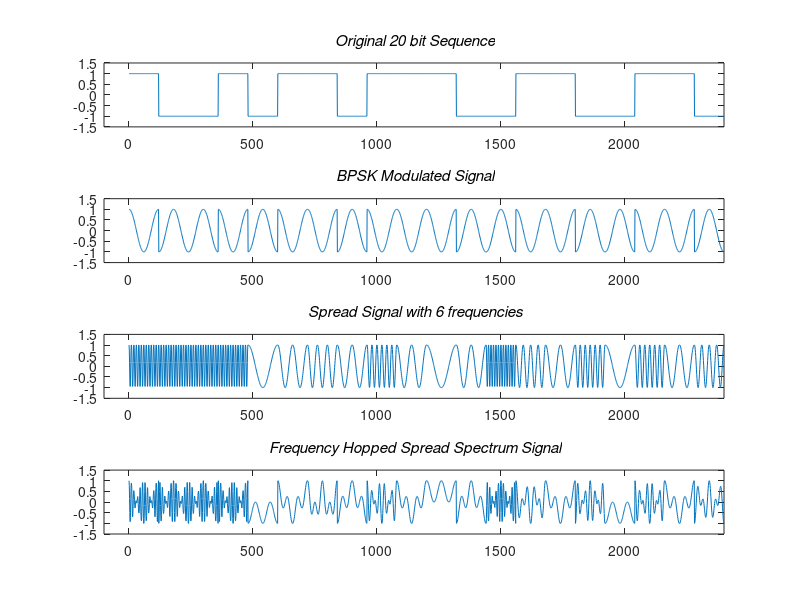
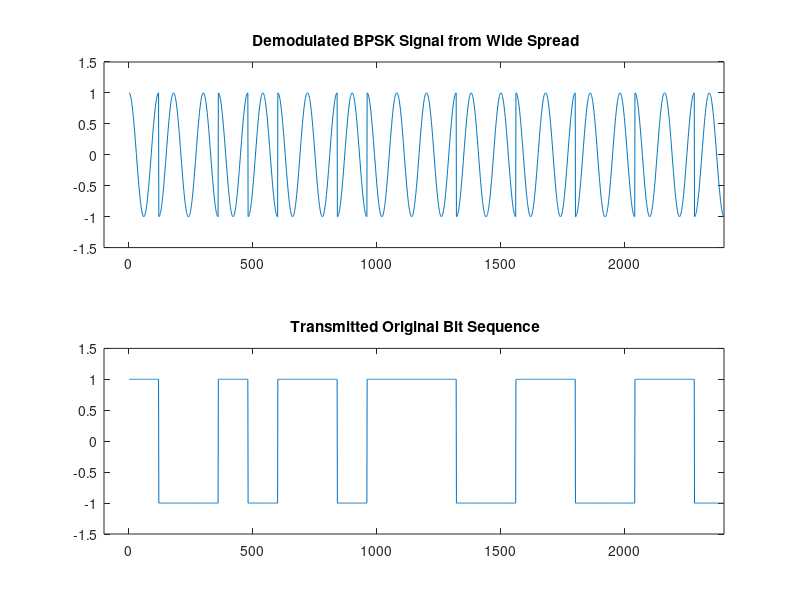

MATLAB code for these plots, in order:
clc; 
clear all; 
% Generation of Sample bits 
sequence=round(rand(1,20)); % Generating 20 bits 
input_signal=[]; % input signal declaration 
carrier_signal=[]; 
time=[0:2*pi/119:2*pi]; 
for k = 1 :20 
if sequence(1,k)==0 
 sig=-ones(1,120); % -1 value for binary input 0 
else 
 sig=ones(1,120); 
end 
c=cos(time); 
carrier_signal = [carrier_signal c]; 
input_signal = [input_signal sig]; 
end 
figure(1) 
subplot(4,1,1); 
plot(input_signal); % Plotting input signal 
axis([-100 2400 -1.5 1.5]); 
title('\bf\it Original 20 bit Sequence'); 
% BPSK Modulation of the signal 
bpsk_mod_signal=input_signal.*carrier_signal; % Modulating the signal 
subplot(4,1,2); 
plot(bpsk_mod_signal); %Plotting BPSK Modulated signal 
axis([-100 2400 -1.5 1.5]); 
title('\bf\it BPSK Modulated Signal'); 
%6 frequencies are randomly selected by the PN sequence generator 
time1=[0:2*pi/9:2*pi]; %[0:0.698:6.28] 
time2=[0:2*pi/19:2*pi]; %[0:0.331:6.28] 
time3=[0:2*pi/29:2*pi]; %[0:0.217:6.28] 
time4=[0:2*pi/39:2*pi]; %[0:0.161:6.28] 
time5=[0:2*pi/59:2*pi]; %[0:0.106:6.28] 
time6=[0:2*pi/119:2*pi];%[0:0.052:6.28] 
carrier1=cos(time1); 
carrier1=[carrier1 carrier1 carrier1 carrier1 carrier1 carrier1 carrier1 carrier1 carrier1 carrier1 carrier1 carrier1]; 
carrier2=cos(time2); 
carrier2=[carrier2 carrier2 carrier2 carrier2 carrier2 carrier2]; 
carrier3=cos(time3); 
carrier3=[carrier3 carrier3 carrier3 carrier3]; 
carrier4=cos(time4); 
carrier4=[carrier4 carrier4 carrier4]; 
carrier5=cos(time5); 
carrier5=[carrier5 carrier5]; 
carrier6=cos(time6); 
spread_signal=[]; 
for n=1:20 
c=randi([1 6],1,1); %6 frequencies are randomly are selected by the PN generator 
switch(c) 
case(1) 
 spread_signal=[spread_signal carrier1]; 
case(2) 
 spread_signal=[spread_signal carrier2]; 
case(3) 
 spread_signal=[spread_signal carrier3]; 
case(4) 
 spread_signal=[spread_signal carrier4]; 
case(5) 
 spread_signal=[spread_signal carrier5]; 
case(6) 
 spread_signal=[spread_signal carrier6]; 
end 
end 
subplot(4,1,3) 
plot([1:2400],spread_signal); 
axis([-100 2400 -1.5 1.5]); 
title('\bf\it Spread Signal with 6 frequencies'); 
% Spreading BPSK Signal 
freq_hopped_sig=bpsk_mod_signal.*spread_signal; %This is the signal which is being finallay transmitted 
subplot(4,1,4); 
plot([1:2400],freq_hopped_sig); 
axis([-100 2400 -1.5 1.5]); 
title('\bf\it Frequency Hopped Spread Spectrum Signal'); 
% Demodulation of BPSK Signal 
bpsk_demodulated=freq_hopped_sig./spread_signal; %The received signal is FFH demodualted 
figure(2) 
subplot(2,1,1) 
plot([1:2400],bpsk_demodulated); 
axis([-100 2400 -1.5 1.5]); 
title('\bf Demodulated BPSK Signal from Wide Spread'); 
original_BPSK_signal=bpsk_demodulated./carrier_signal; %FFH demodulated signal is data demodulated by means of BPSK Signal 
subplot(2,1,2) 
plot([1:2400],original_BPSK_signal); 
axis([-100 2400 -1.5 1.5]); 
title('\bf Transmitted Original Bit Sequence');